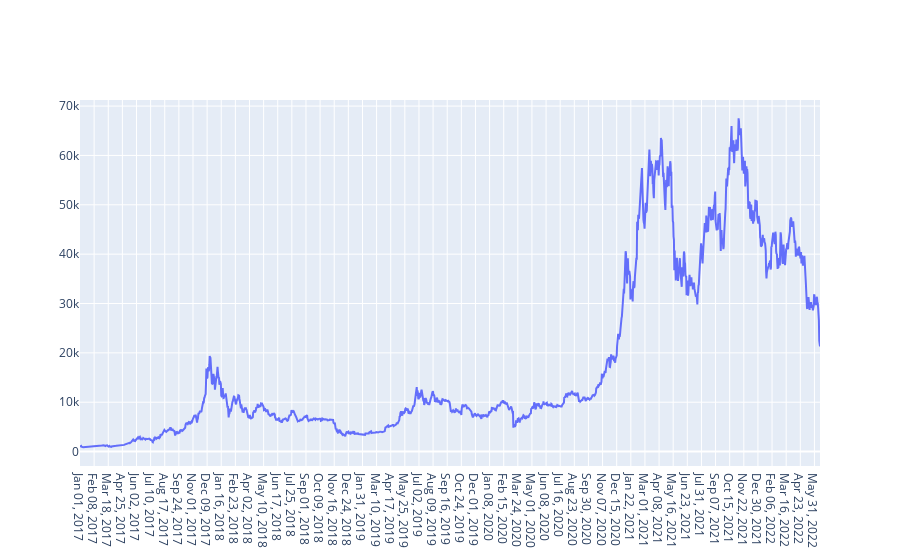

Write notebook code for a chart like this one.
### Code cell
fig = go.Figure(data=go.Scatter(x=table["Date"], y=table["Price"], mode="lines"))
fig.show()

### Figure 1 — Plotly figure (JSON) as saved in the notebook; plotly's stock layout.template omitted (floating-point values rounded to 4 significant figures; data arrays with more than 128 entries replaced by an {"elided": "..."} marker saying what was removed)
{"data": [{"mode": "lines", "type": "scatter", "x": {"elided": "1992 str values"}, "y": {"elided": "1992 float values"}}], "layout": {}}
